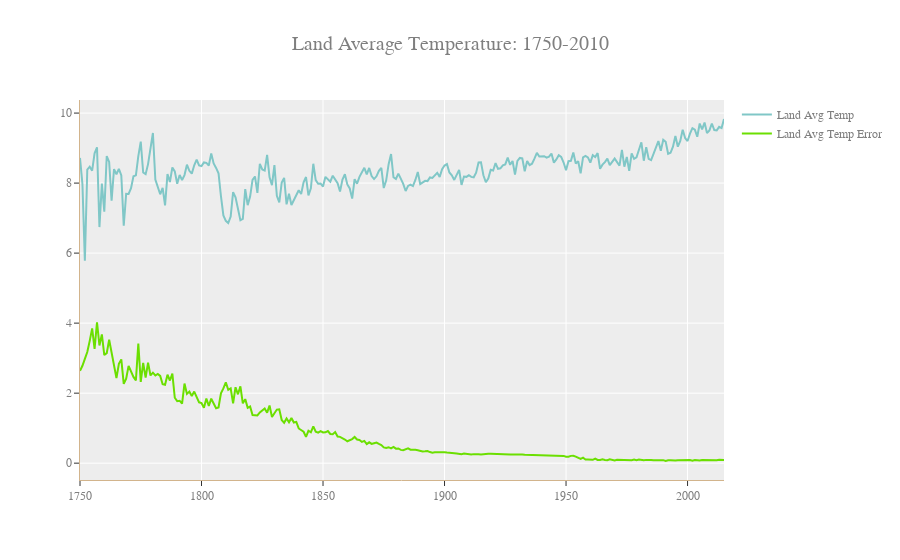

The code cell stored with this chart in its notebook:
### Code cell
#finding out relation between uncertainity of our data and recorded temperature during that time
    # Creating the dataset - using copy
copy['Date'] = pd.to_datetime(copy.dt)
copy['year'] = copy['Date'].dt.year
land_avg = copy.groupby('year')['LandAverageTemperature', 'LandAverageTemperatureUncertainty'].mean().reset_index()

        # Creating the graph
fig = go.Figure()
fig.update_layout(title="Land Average Temperature: 1750-2010", title_font_size = 20,
                  font=dict( family="Courier New, monospace", size=12,color="#7f7f7f"),
                  template = "ggplot2", hovermode= 'closest')
        
    #keeping axes color as tan
fig.update_xaxes(showline=True, linewidth=1, linecolor='tan')
fig.update_yaxes(showline=True, linewidth=1, linecolor='tan')

        #add visualizations to existing plot with .add_trace method
fig.add_trace(go.Scatter(x = land_avg['year'], y = land_avg['LandAverageTemperature'], mode = 'lines',
                        name = 'Land Avg Temp', marker_color='rgb(128, 199, 199)'))

fig.add_trace(go.Scatter(x = land_avg['year'], y = land_avg['LandAverageTemperatureUncertainty'], mode = 'lines',
                        name = 'Land Avg Temp Error', marker_color = 'rgb(107,223,1)'))
#     The data before 1850 has little weight and low reliability 
#     (because the data errors are large, it may be because people's 
#      ability to collect information was not strong at that time, and 
#      a lot of data was lost or misreported)

### Figure 1 — Plotly figure (JSON) as saved in the notebook; plotly's stock layout.template omitted (floating-point values rounded to 4 significant figures; data arrays with more than 128 entries replaced by an {"elided": "..."} marker saying what was removed)
{"data": [{"marker": {"color": "rgb(128, 199, 199)"}, "mode": "lines", "name": "Land Avg Temp", "type": "scatter", "x": {"elided": "266 int values"}, "y": {"elided": "266 float values"}}, {"marker": {"color": "rgb(107,223,1)"}, "mode": "lines", "name": "Land Avg Temp Error", "type": "scatter", "x": {"elided": "266 int values"}, "y": {"elided": "266 float values"}}], "layout": {"font": {"color": "#7f7f7f", "family": "Courier New, monospace", "size": 12}, "hovermode": "closest", "title": {"font": {"size": 20}, "text": "Land Average Temperature: 1750-2010"}, "xaxis": {"linecolor": "tan", "linewidth": 1, "showline": true}, "yaxis": {"linecolor": "tan", "linewidth": 1, "showline": true}}}
